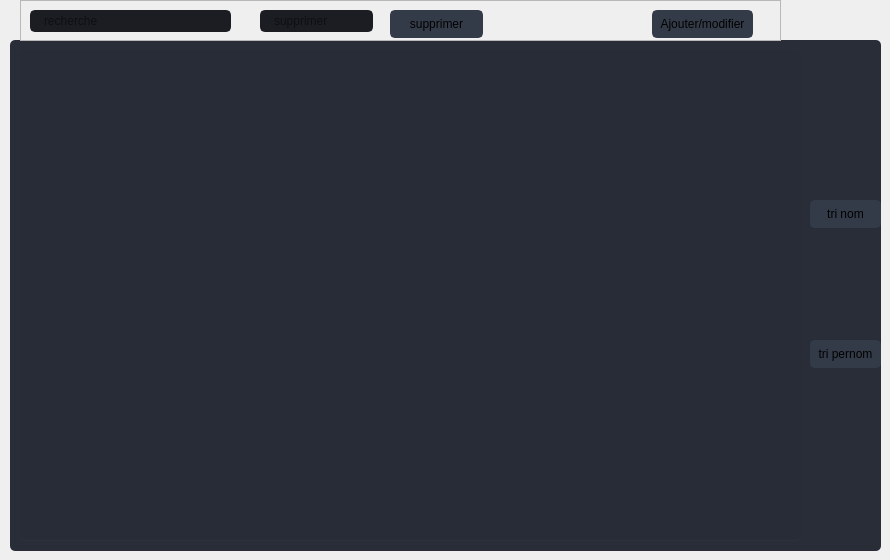
        <widget class="QWidget" name="page_16">
         <widget class="QFrame" name="frame_38">
          <property name="geometry">
           <rect>
            <x>10</x>
            <y>40</y>
            <width>871</width>
            <height>511</height>
           </rect>
          </property>
          <property name="styleSheet">
           <string notr="true">background-color: rgb(41, 45, 56);
border-radius: 5px;
</string>
          </property>
          <property name="frameShape">
           <enum>QFrame::StyledPanel</enum>
          </property>
          <property name="frameShadow">
           <enum>QFrame::Raised</enum>
          </property>
          <widget class="QTableView" name="tab_deces">
           <property name="geometry">
            <rect>
             <x>10</x>
             <y>10</y>
             <width>781</width>
             <height>491</height>
            </rect>
           </property>
           <property name="styleSheet">
            <string notr="true">QTableView {	
	color:white;
	background-color: rgb(39, 44, 54);
	padding: 10px;
	border-radius: 5px;
	gridline-color: rgb(44, 49, 60);
	border-bottom: 1px solid rgb(44, 49, 60);
}
QTableView::item{
	border-color: rgb(44, 49, 60);
	padding-left: 5px;
	padding-right: 5px;
	gridline-color: rgb(44, 49, 60);
}
QTableView::item:selected{
	background-color: rgb(85, 170, 255);
}
QScrollBar:horizontal {
    border: none;
    background: rgb(52, 59, 72);
    height: 14px;
    margin: 0px 21px 0 21px;
	border-radius: 0px;
}
 QScrollBar:vertical {
	border: none;
    background: rgb(52, 59, 72);
    width: 14px;
    margin: 21px 0 21px 0;
	border-radius: 0px;
 }
/*QHeaderView::section{
	Background-color: rgb(39, 44, 54);
	max-width: 30px;
	border: 1px solid rgb(44, 49, 60);
	border-style: none;
    border-bottom: 1px solid rgb(44, 49, 60);
    border-right: 1px solid rgb(44, 49, 60);
}*/
QTableView::horizontalHeader {	
	background-color: rgb(81, 255, 0);
}
/*QHeaderView::section:horizontal
{
    border: 1px solid rgb(32, 34, 42);
	background-color: rgb(27, 29, 35);
	padding: 3px;
	border-top-left-radius: 7px;
    border-top-right-radius: 7px;
}
QHeaderView::section:vertical
{
    border: 1px solid rgb(44, 49, 60);
}*/
QTableCornerButton::section
{
	background-color: rgb(39, 44, 54);
    color: #fff;

}


QHeaderView::section
{
	border-top: 0px;
	border-bottom: 1px solid gray;
	border-right: 1px solid gray;
	background-color: rgb(39, 44, 54);
    margin-top:1px;
	margin-bottom:1px;
	padding: 5px;

}
QHeaderView::section::horizontal
{
	background-color:rgb(52, 59, 72);

    border-left: 1px solid rgb(39, 44, 54);

}
QHeaderView::section::vertical::first,
QHeaderView::section::vertical::only-one
{
    border-top: 1px solid rgb(39, 44, 54);

}


QHeaderView::section::vertical
{
   background-color:rgb(52, 59, 72);
    border-top: 1px solid rgb(39, 44, 54);

}


QHeaderView::section::horizontal::first,
QHeaderView::section::horizontal::only-one
{
    border-left: 1px solid rgb(39, 44, 54);

}


QHeaderView::section::horizontal
{
	background-color:rgb(52, 59, 72);

    border-left: 1px solid rgb(39, 44, 54);

}

</string>
           </property>
          </widget>
          <widget class="QPushButton" name="pushButton_14">
           <property name="geometry">
            <rect>
             <x>800</x>
             <y>160</y>
             <width>71</width>
             <height>28</height>
            </rect>
           </property>
           <property name="styleSheet">
            <string notr="true">QPushButton {
	border: 2px solid rgb(52, 59, 72);
	border-radius: 5px;	
	background-color: rgb(52, 59, 72);
}
QPushButton:hover {
	background-color: rgb(57, 65, 80);
	border: 2px solid rgb(61, 70, 86);
}
QPushButton:pressed {	
	background-color: rgb(35, 40, 49);
	border: 2px solid rgb(43, 50, 61);
}</string>
           </property>
           <property name="text">
            <string>tri nom</string>
           </property>
          </widget>
          <widget class="QPushButton" name="pushButton_16">
           <property name="geometry">
            <rect>
             <x>800</x>
             <y>300</y>
             <width>71</width>
             <height>28</height>
            </rect>
           </property>
           <property name="styleSheet">
            <string notr="true">QPushButton {
	border: 2px solid rgb(52, 59, 72);
	border-radius: 5px;	
	background-color: rgb(52, 59, 72);
}
QPushButton:hover {
	background-color: rgb(57, 65, 80);
	border: 2px solid rgb(61, 70, 86);
}
QPushButton:pressed {	
	background-color: rgb(35, 40, 49);
	border: 2px solid rgb(43, 50, 61);
}</string>
           </property>
           <property name="text">
            <string>tri pernom</string>
           </property>
          </widget>
         </widget>
         <widget class="QFrame" name="frame_39">
          <property name="geometry">
           <rect>
            <x>20</x>
            <y>0</y>
            <width>761</width>
            <height>41</height>
           </rect>
          </property>
          <property name="frameShape">
           <enum>QFrame::StyledPanel</enum>
          </property>
          <property name="frameShadow">
           <enum>QFrame::Raised</enum>
          </property>
          <widget class="QLineEdit" name="recherche_deces">
           <property name="geometry">
            <rect>
             <x>10</x>
             <y>10</y>
             <width>201</width>
             <height>22</height>
            </rect>
           </property>
           <property name="styleSheet">
            <string notr="true">QLineEdit {
	background-color: rgb(27, 29, 35);
	border-radius: 5px;
	border: 2px solid rgb(27, 29, 35);
	padding-left: 10px;
}
QLineEdit:hover {
	border: 2px solid rgb(64, 71, 88);
}
QLineEdit:focus {
	border: 2px solid rgb(91, 101, 124);
}</string>
           </property>
           <property name="placeholderText">
            <string>recherche</string>
           </property>
          </widget>
          <widget class="QLineEdit" name="supprimer_deces">
           <property name="geometry">
            <rect>
             <x>240</x>
             <y>10</y>
             <width>113</width>
             <height>22</height>
            </rect>
           </property>
           <property name="styleSheet">
            <string notr="true">QLineEdit {
	background-color: rgb(27, 29, 35);
	border-radius: 5px;
	border: 2px solid rgb(27, 29, 35);
	padding-left: 10px;
}
QLineEdit:hover {
	border: 2px solid rgb(64, 71, 88);
}
QLineEdit:focus {
	border: 2px solid rgb(91, 101, 124);
}</string>
           </property>
           <property name="placeholderText">
            <string>supprimer</string>
           </property>
          </widget>
          <widget class="QPushButton" name="supprimerdeces_pb">
           <property name="geometry">
            <rect>
             <x>370</x>
             <y>10</y>
             <width>93</width>
             <height>28</height>
            </rect>
           </property>
           <property name="styleSheet">
            <string notr="true">QPushButton {
	border: 2px solid rgb(52, 59, 72);
	border-radius: 5px;	
	background-color: rgb(52, 59, 72);
}
QPushButton:hover {
	background-color: rgb(57, 65, 80);
	border: 2px solid rgb(61, 70, 86);
}
QPushButton:pressed {	
	background-color: rgb(35, 40, 49);
	border: 2px solid rgb(43, 50, 61);
}</string>
           </property>
           <property name="text">
            <string>supprimer</string>
           </property>
          </widget>
          <widget class="QPushButton" name="aj_mf_dec">
           <property name="geometry">
            <rect>
             <x>632</x>
             <y>10</y>
             <width>101</width>
             <height>28</height>
            </rect>
           </property>
           <property name="styleSheet">
            <string notr="true">QPushButton {
	border: 2px solid rgb(52, 59, 72);
	border-radius: 5px;	
	background-color: rgb(52, 59, 72);
}
QPushButton:hover {
	background-color: rgb(57, 65, 80);
	border: 2px solid rgb(61, 70, 86);
}
QPushButton:pressed {	
	background-color: rgb(35, 40, 49);
	border: 2px solid rgb(43, 50, 61);
}</string>
           </property>
           <property name="text">
            <string>Ajouter/modifier</string>
           </property>
          </widget>
         </widget>
        </widget>
